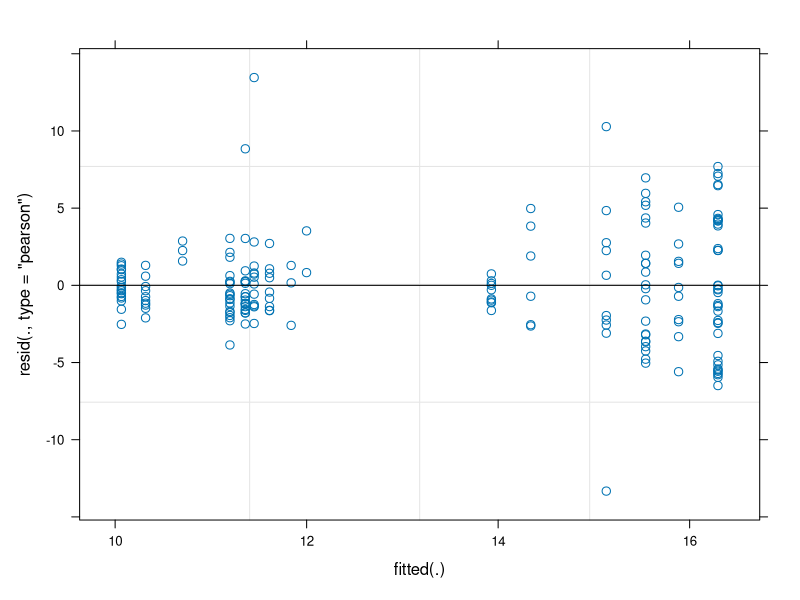
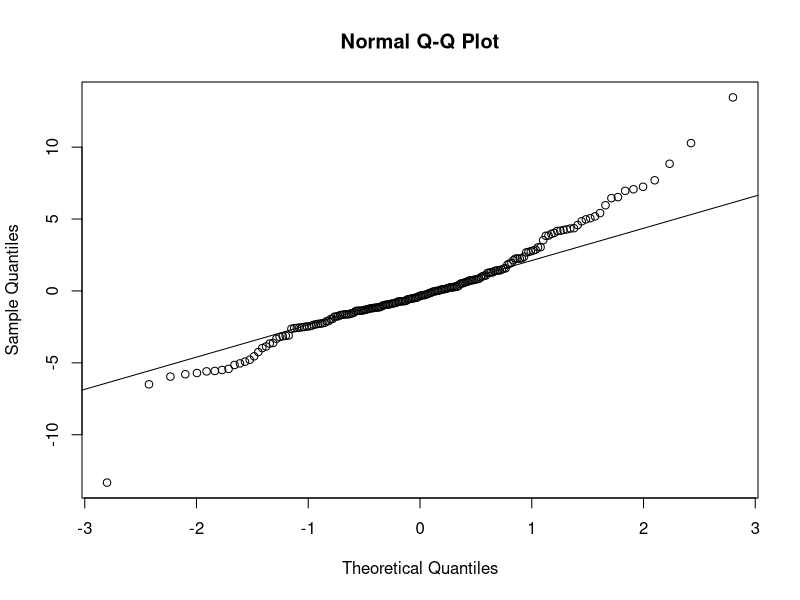
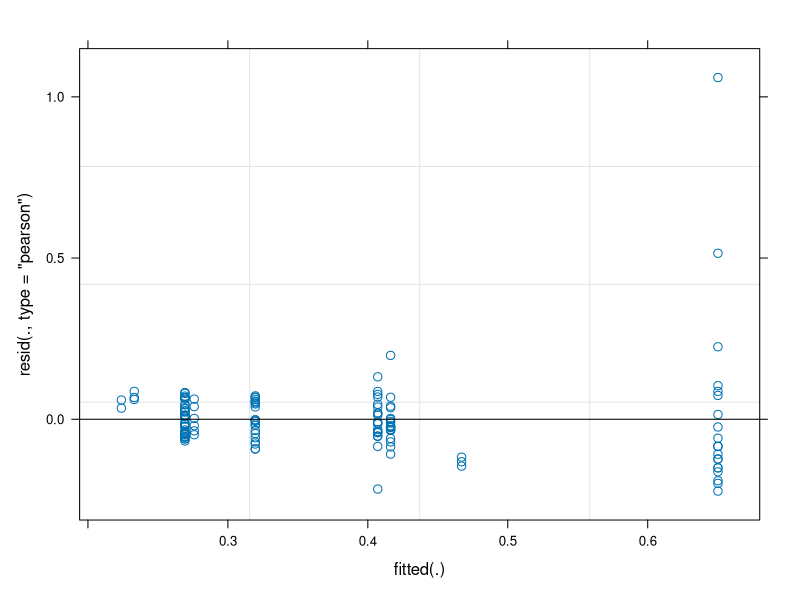
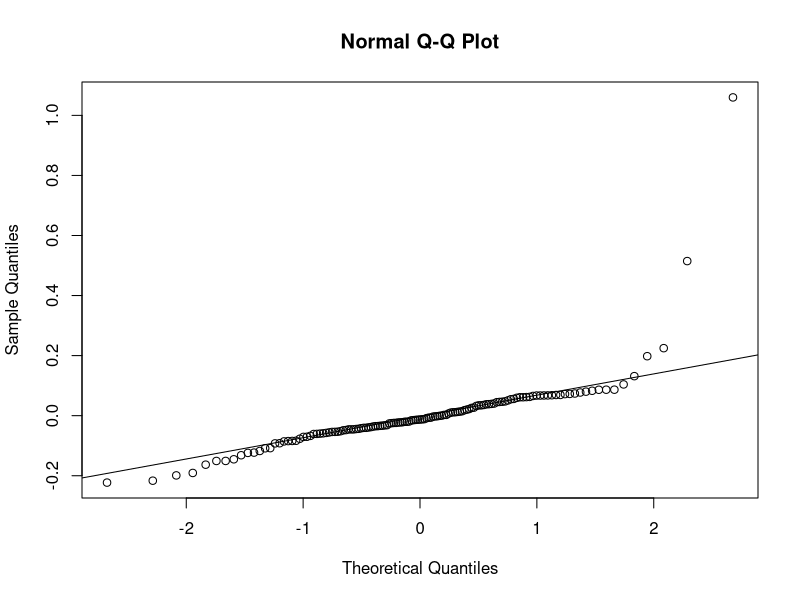
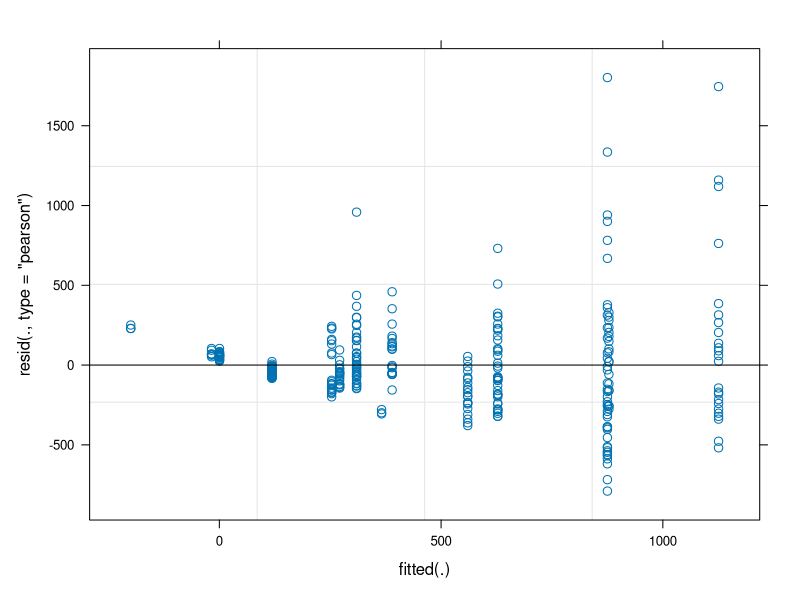
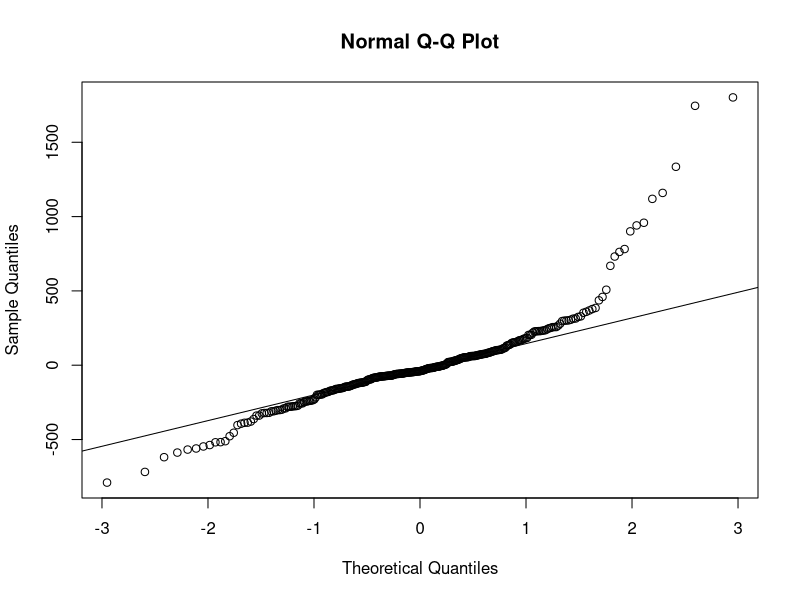

Here is the R script that generated these plots, in order: (Note: this script raises an error after producing the figures.)
# methods models for trait differences comparing northern and southern willows
# Created 29 Nov 2022 Madelaine 
# last updated: 29/11/22

# traits: SLA, LDMC, LA, leaf length, stem diameter, shrub width
# model structure: 
#  lmer(SLA ~ site*species +  (1|sample_year/field_sample_ID))
# where site is Kluane or Qikiqtaruk 


# libraries ----
library(lme4)
library(dplyr)

# data ---- 
# SLA, LDMC, LA: 
all_source_area_traits <- read.csv("data/source_pops/all_source_area_traits.csv")
# leaf length, stem diameter, width 
unique_source_mother <-  read.csv("data/source_pops/unique_source_mother.csv")

str(all_source_area_traits)
# reclass variables 
all_source_area_traits$Species <- as.factor(all_source_area_traits$Species)
all_source_area_traits$Site <- as.factor(all_source_area_traits$Site)
all_source_area_traits$year <- as.factor(all_source_area_traits$year)

str(unique_source_mother) 
# reclass variables 
unique_source_mother$Species <- as.factor(unique_source_mother$Species)
unique_source_mother$Site <- as.factor(unique_source_mother$Site)
unique_source_mother$SampleYear <- as.factor(unique_source_mother$SampleYear)

# SLA ----
# not including field_sample_id because those don't exist for any values prior to 2021 ? and not repeated measures anyways 
SLA_method_mod <- lmer(SLA ~ Site*Species + (1|year), data = all_source_area_traits) 
summary(SLA_method_mod)
plot(SLA_method_mod)
qqnorm(resid(SLA_method_mod))
qqline(resid(SLA_method_mod)) 

# LDMC ---- 
# same comments as above (SLA)
LDMC_method_mod <- lmer(LDMC_g_g ~ Site*Species + (1|year), data = all_source_area_traits) 
summary(LDMC_method_mod)
plot(LDMC_method_mod)
qqnorm(resid(LDMC_method_mod))
qqline(resid(LDMC_method_mod)) 

# LA ---- 
LA_method_mod <- lmer(LA ~ Site*Species + (1|year), data = all_source_area_traits) 
summary(LA_method_mod)
plot(LA_method_mod)
qqnorm(resid(LA_method_mod))
qqline(resid(LA_method_mod)) 

# leaf length (LL) ----
# use mean value from 3 leaf lengths 
LL_method_mod <- lmer(mean_leaf_length ~ Site*Species + (1|SampleYear), data = unique_source_mother) 
LL_method_mod_spp <- lmer(mean_leaf_length ~ Site + (1|Species) + (1|SampleYear), data = unique_source_mother) 

summary(LL_method_mod_nospp) # fixed-effect model matrix is rank deficient so dropping 1 column / coefficient
plot(LL_method_mod_nospp)
qqnorm(resid(LL_method_mod_nospp))
qqline(resid(LL_method_mod_nospp))


# shrub width ---- 

# 


